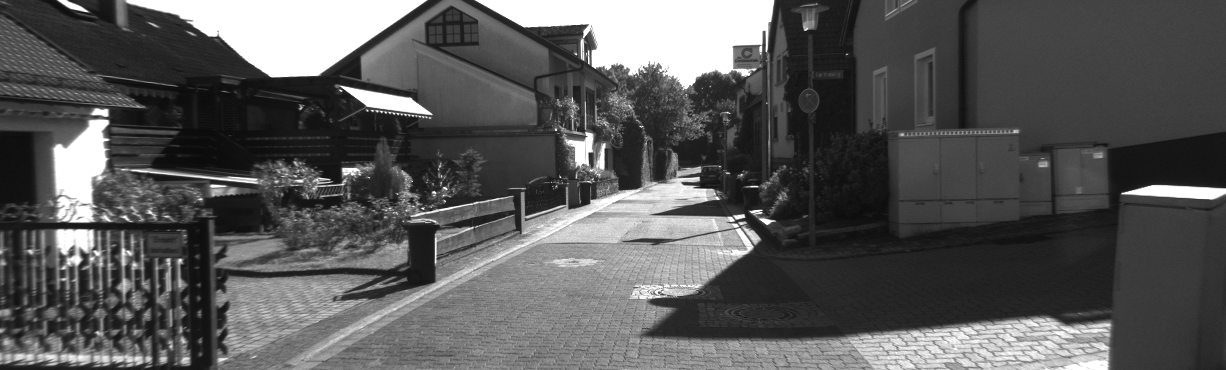
%> input picture automotive_vision/exercice02/images/left_img/0000.png, 1226 x 370 px
$ octave block_matching_points.m   (GNU Octave 9; MATLAB toolbox functions it lacks are replaced by stand-ins)
%> lines starting %> are read from the running program, lines starting %| are printed output that depends on the picture
### automotive_vision/exercice02/extract_image_patch.m
function patch = extract_image_patch(I, p, patch_dim)
%EXTRACT_IMAGE_PATCH Extracts a block from an image and
% returns this block as an NxM matrix. I is the image, p is the center
% point of the patch, while patch_dim as [height, width] specifies the dimensions
% of the patch around the center.
    u = p(1);
    v = p(2);
    [height, width] = size(I);
    patch_height = patch_dim(1);
    patch_width = patch_dim(2);
    if (width == 0 || height == 0)
        error('Invalid dimension specified')
    end
    if (u < 1 || u > width)
        disp(u)
        error('Invalid u-coordinate specified');
    end
    if (v < 1 || v > height)
        error('Invalid v-coordinate specified');
    end
    if ((mod(patch_width,2) == 0) || (mod(patch_height,2) == 0))
        error('The patch dimensions must be odd.');
    end
    patch_half_len_u = (patch_width-1) / 2;
    patch_half_len_v = (patch_height-1) / 2;
    if ((u - patch_half_len_u >= 1) && (u + patch_half_len_u <= width) && ...
        (v - patch_half_len_v >= 1) && (v + patch_half_len_v <= height))
        patch = I(v - patch_half_len_v:v + patch_half_len_v,u-patch_half_len_u:u+patch_half_len_u);
    else
        % handle the corner cases at the boundaries
        patch = zeros(patch_height, patch_width, 'uint8');
        for pv = -patch_half_len_v:1:patch_half_len_v
            for pu = -patch_half_len_u:1:patch_half_len_u
                iv = v + pv;
                iu = u + pu;
                % clipping in border areas
                if (iv >= 1 && iv <= height && iu >= 1 && iu <= width)
                    val = I(iv, iu);
                else if (iv >= 1 && iv <= height && (iu < 1 || iu > width))
                        val = I(iv, 1)*uint8(iu < 1) + I(iv, width)*uint8(iu > width);
                    else if ((iv < 1 || iv > height) && iu >= 1 && iu <= width)
                            val = I(1, iu)*uint8(iv < 1) + I(height, iu)*uint8(iv > height);
                        else
                            val = I(1,1)*uint8(iv < 1 && iu < 1) + I(1,width)*uint8(iv < 1 && iu > width) + ...
                                    I(height,width)*uint8(iv > height && iu > width) + I(height,1)*uint8(iv > height && iu < 1);
                        end
                    end
                end
                patch(pv + patch_half_len_v + 1, pu + patch_half_len_u + 1) = val;
            end
        end
    end
end

### automotive_vision/exercice02/detect_features.m
function features = detect_features(I, number)
%DETECT_FEATURES This function computes image features given the specified
%method. The list of features is returned as [u1 v1; u2 v2; ...; uN vN]

points = detectHarrisFeatures(I);
[all_features,valid_points] = extractFeatures(I,points);

strongest = selectStrongest(valid_points,number);
features = strongest.Location;

end

### automotive_vision/exercice02/match_point.m
function match = match_point(I1, I2, p, search_size, window_size)
%MATCH_POINT Matches a point f from I1 to a point
% in image I2. The search_size as [height, width] specifies the size of the
% window to search in I2 for p. The window_size as [height, width] specifies
% the window size for applying the comparison function. The best corresponding
% point [u1, v1; ... uN, vN] is returned. If no point is found, zeroes(0,2) is
% returned.

if (mod(search_size(1),2) == 0 || mod(search_size(2),2) == 0)
    error('The search size must contain odd numbers');
end

all_compare_vals = zeros(search_size);
p = int16(p)
img_patch_l = extract_image_patch(I1, p, window_size);
lowest_val = 10000;
match_point = zeros(1,2);
for col = -search_size(1)/2:search_size(1)/2
    for row = -search_size(2)/2: search_size(2)/2
        search_point = int16(p+int16([col, row]));
        img_patch_r = extract_image_patch(I2, search_point, window_size);
        abs_grey_val = sum(sum(img_patch_r-img_patch_l));
        all_compare_vals(search_point(1), search_point(2)) = abs_grey_val;
        if abs_grey_val<lowest_val
            lowest_val = abs_grey_val;
            match_point = double(search_point);
        end
    end
end
match = match_point;

### automotive_vision/exercice02/block_matching_points.m
close all;
image_point_locations = [161, 297;  980, 350; ...
                         600,  26;  597,  87; ...
                         680, 109;  356, 121; ...
                         840, 101;  603, 262; ...
                        1046, 320; 1086,  86];

imagename = '0000.png';
I1 = imread([fullfile('images/left_img/', imagename)]);
%> I1 is the input picture: size 370x1226 uint8; min 10, max 255, mean 88.5
I2 = imread([fullfile('images/right_img/', imagename)]);
search_size = [31 31]; %area where to search in right image
window_size = [11 11]; %apply comparison function on

for i = 1:size(image_point_locations,1)
    p = image_point_locations(i,:);
    matches = match_point(I1, I2, p, search_size, window_size);
    %visualize_matched_points(I1, I2, p, matches, ['Point_', int2str(i)]);

end
%> this loop made 10 passes
%> matches on passes 1 to 10: [150 308], [972 355], [584 10], [590 96], [664 118], [369 132], [845 91], [590 276], [1030 305], [1098 102]

feature_points = detect_features(I1, 10)
%> in detect_features, `points = detectHarrisFeatures(I);`: points = 818 points; strongest (x, y): (745, 217), (557, 131), (434, 192), (445, 188), (752, 212)
%> in detect_features, `[all_features,valid_points] = extractFeatures(I,points);`: valid_points = 568 points; strongest (x, y): (745, 217), (557, 131), (434, 192), (445, 188), (752, 212)
%> in detect_features, `strongest = selectStrongest(valid_points,number);`: strongest = 10 points; strongest (x, y): (745, 217), (557, 131), (434, 192), (445, 188), (752, 212)
%> in detect_features, `features = strongest.Location;`: features = [745 217; 557 131; 434 192; 445 188; 752 212; 423 209; 739 227; 397 114; 342 91; 383 112]
%> feature_points has the same summary as features in detect_features
imshow(I1)
hold on
plot(feature_points)
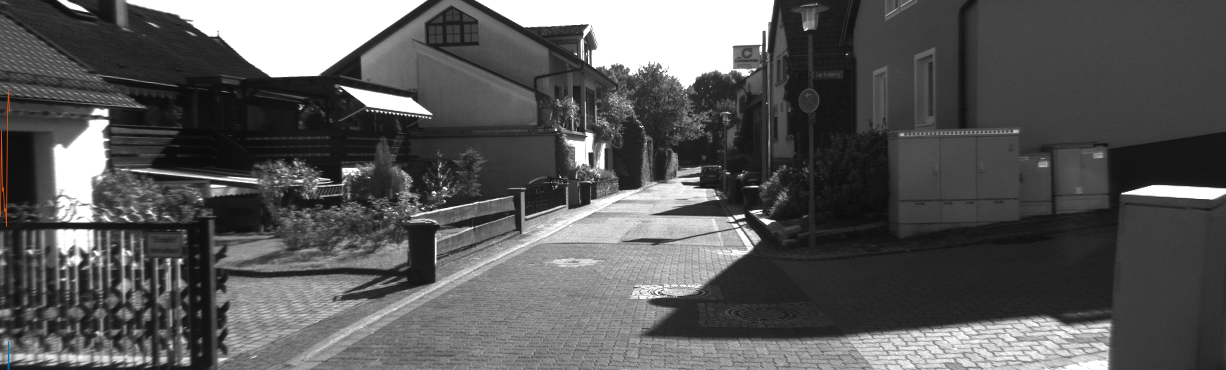
%> figure redrawn from the program's plot data
